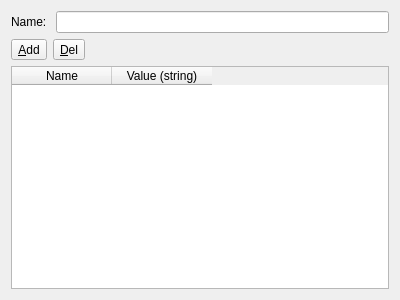
<?xml version="1.0" encoding="UTF-8"?>
<ui version="4.0">
 <class>FormDeviserEnum</class>
 <widget class="QWidget" name="FormDeviserEnum">
  <property name="geometry">
   <rect>
    <x>0</x>
    <y>0</y>
    <width>400</width>
    <height>300</height>
   </rect>
  </property>
  <property name="windowTitle">
   <string>Form</string>
  </property>
  <layout class="QGridLayout" name="gridLayout">
   <item row="0" column="0">
    <layout class="QHBoxLayout" name="horizontalLayout">
     <item>
      <widget class="QLabel" name="label">
       <property name="text">
        <string>Name: </string>
       </property>
      </widget>
     </item>
     <item>
      <widget class="QLineEdit" name="txtName"/>
     </item>
    </layout>
   </item>
   <item row="1" column="0">
    <layout class="QHBoxLayout" name="horizontalLayout_2">
     <item>
      <widget class="QToolButton" name="toolAdd">
       <property name="text">
        <string>&amp;Add</string>
       </property>
       <property name="icon">
        <iconset resource="../deviser-resources.qrc">
         <normaloff>:/images/edit_add.png</normaloff>:/images/edit_add.png</iconset>
       </property>
      </widget>
     </item>
     <item>
      <widget class="QToolButton" name="toolDel">
       <property name="text">
        <string>&amp;Del</string>
       </property>
       <property name="icon">
        <iconset resource="../deviser-resources.qrc">
         <normaloff>:/images/list_remove.png</normaloff>:/images/list_remove.png</iconset>
       </property>
      </widget>
     </item>
     <item>
      <spacer name="horizontalSpacer">
       <property name="orientation">
        <enum>Qt::Horizontal</enum>
       </property>
       <property name="sizeHint" stdset="0">
        <size>
         <width>40</width>
         <height>20</height>
        </size>
       </property>
      </spacer>
     </item>
    </layout>
   </item>
   <item row="2" column="0">
    <widget class="QTableWidget" name="tableWidget">
     <attribute name="verticalHeaderVisible">
      <bool>false</bool>
     </attribute>
     <column>
      <property name="text">
       <string>Name</string>
      </property>
     </column>
     <column>
      <property name="text">
       <string>Value (string)</string>
      </property>
     </column>
    </widget>
   </item>
  </layout>
 </widget>
 <resources>
  <include location="../deviser-resources.qrc"/>
 </resources>
 <connections>
  <connection>
   <sender>toolAdd</sender>
   <signal>clicked()</signal>
   <receiver>FormDeviserEnum</receiver>
   <slot>addRow()</slot>
   <hints>
    <hint type="sourcelabel">
     <x>25</x>
     <y>47</y>
    </hint>
    <hint type="destinationlabel">
     <x>199</x>
     <y>149</y>
    </hint>
   </hints>
  </connection>
  <connection>
   <sender>toolDel</sender>
   <signal>clicked()</signal>
   <receiver>FormDeviserEnum</receiver>
   <slot>deleteRow()</slot>
   <hints>
    <hint type="sourcelabel">
     <x>61</x>
     <y>47</y>
    </hint>
    <hint type="destinationlabel">
     <x>199</x>
     <y>149</y>
    </hint>
   </hints>
  </connection>
 </connections>
 <slots>
  <slot>addRow()</slot>
  <slot>deleteRow()</slot>
 </slots>
</ui>
